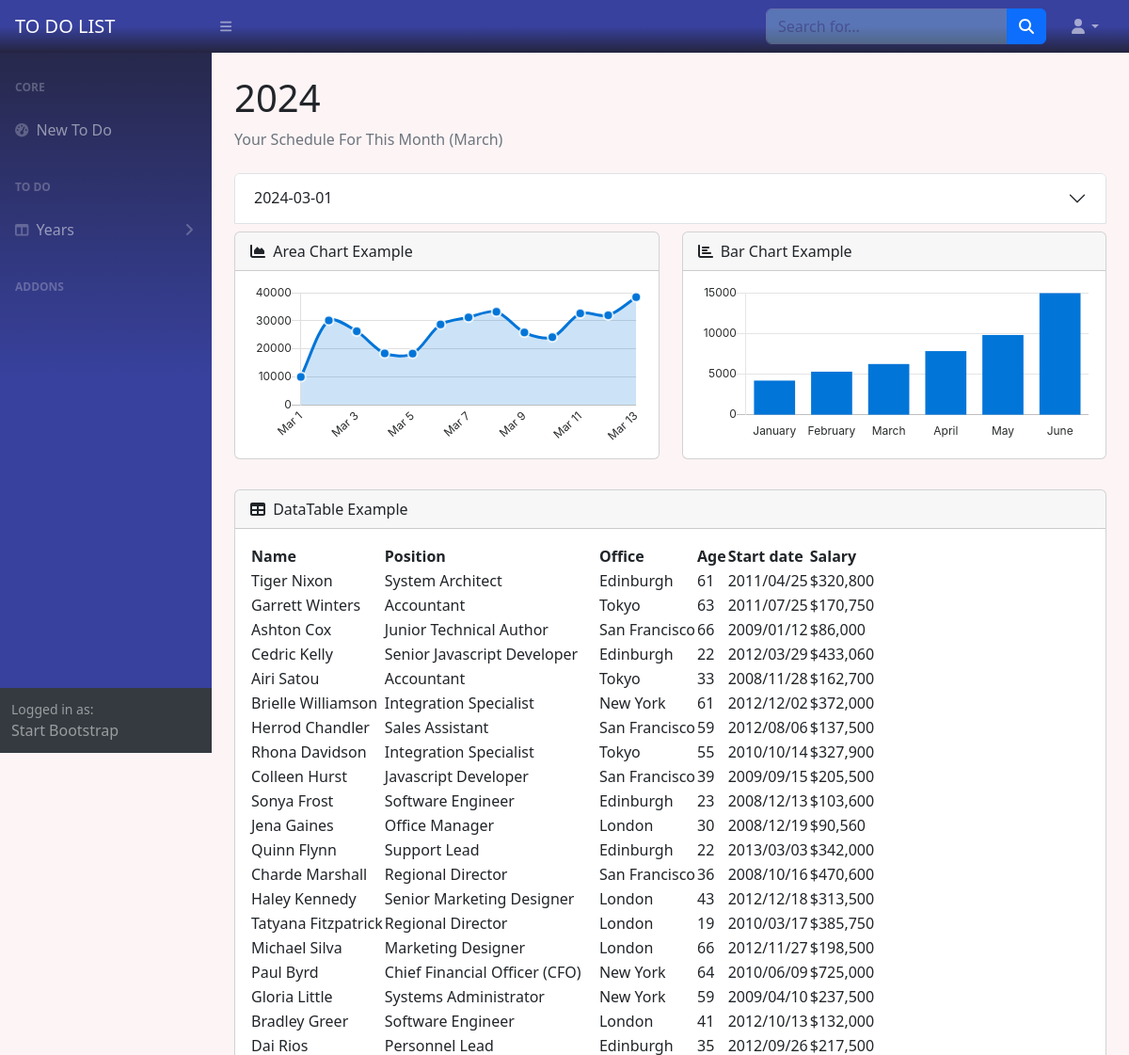
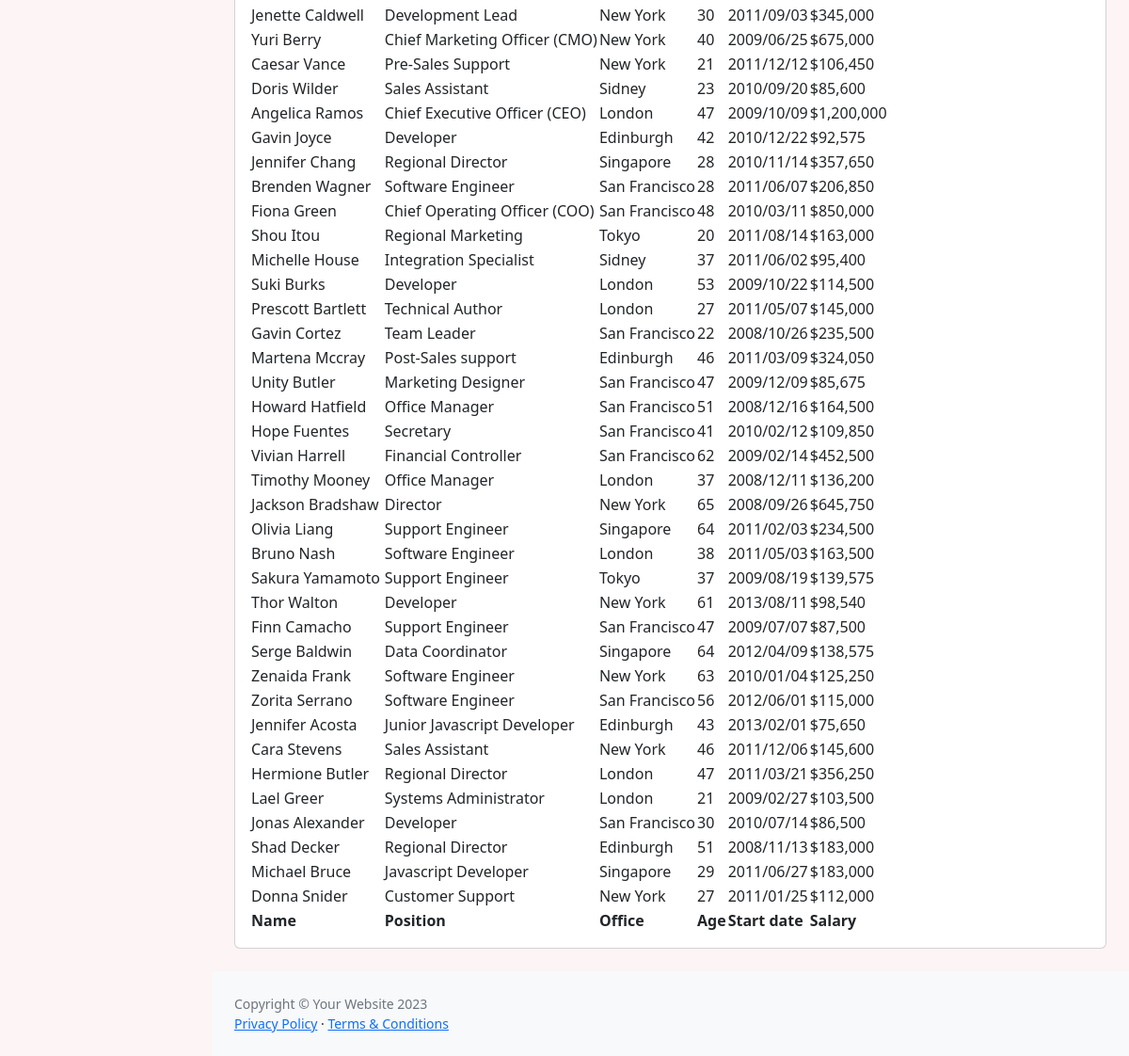
Before: /home (signed in) with the older database file (2 pictures, top to bottom).
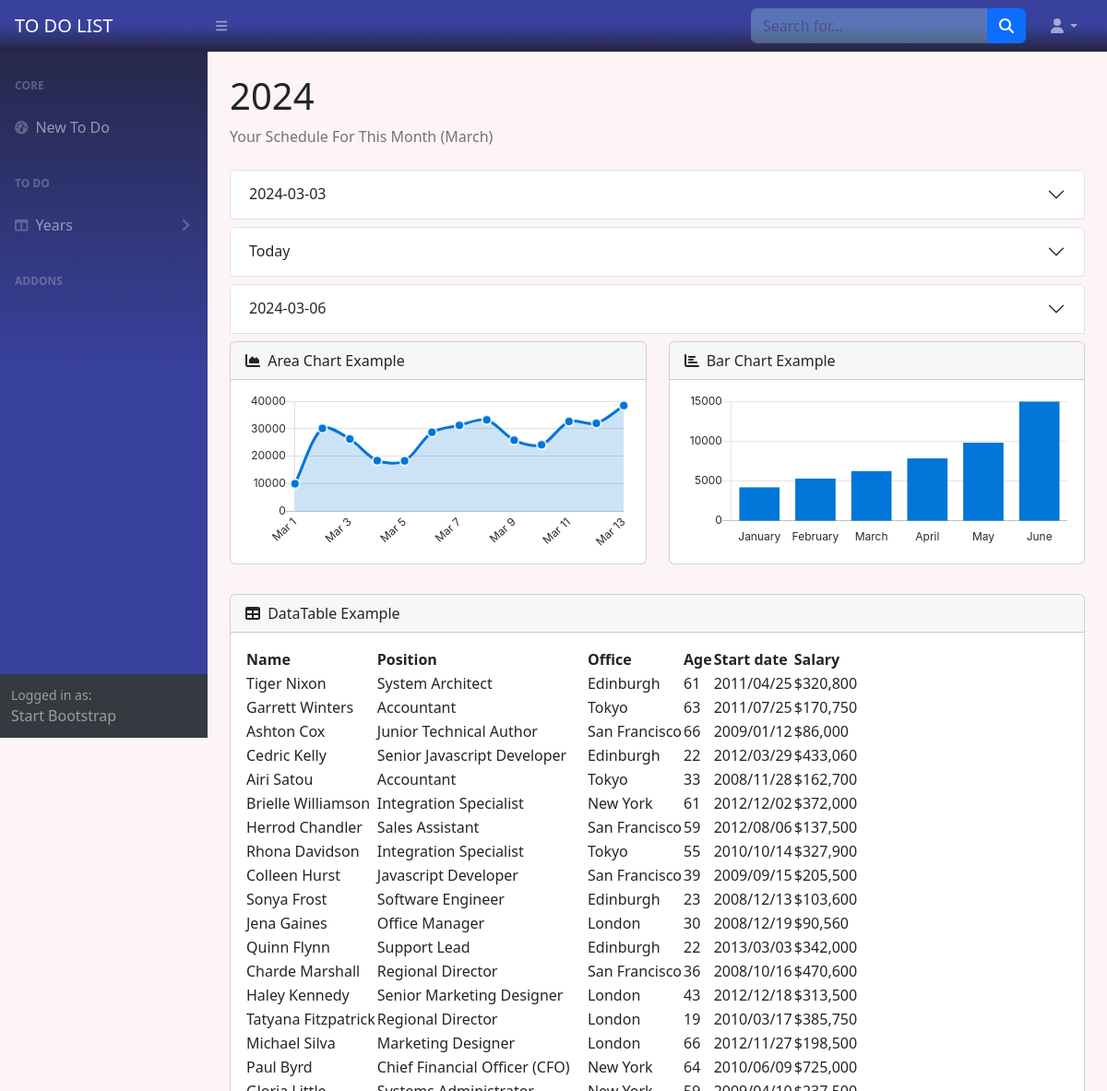
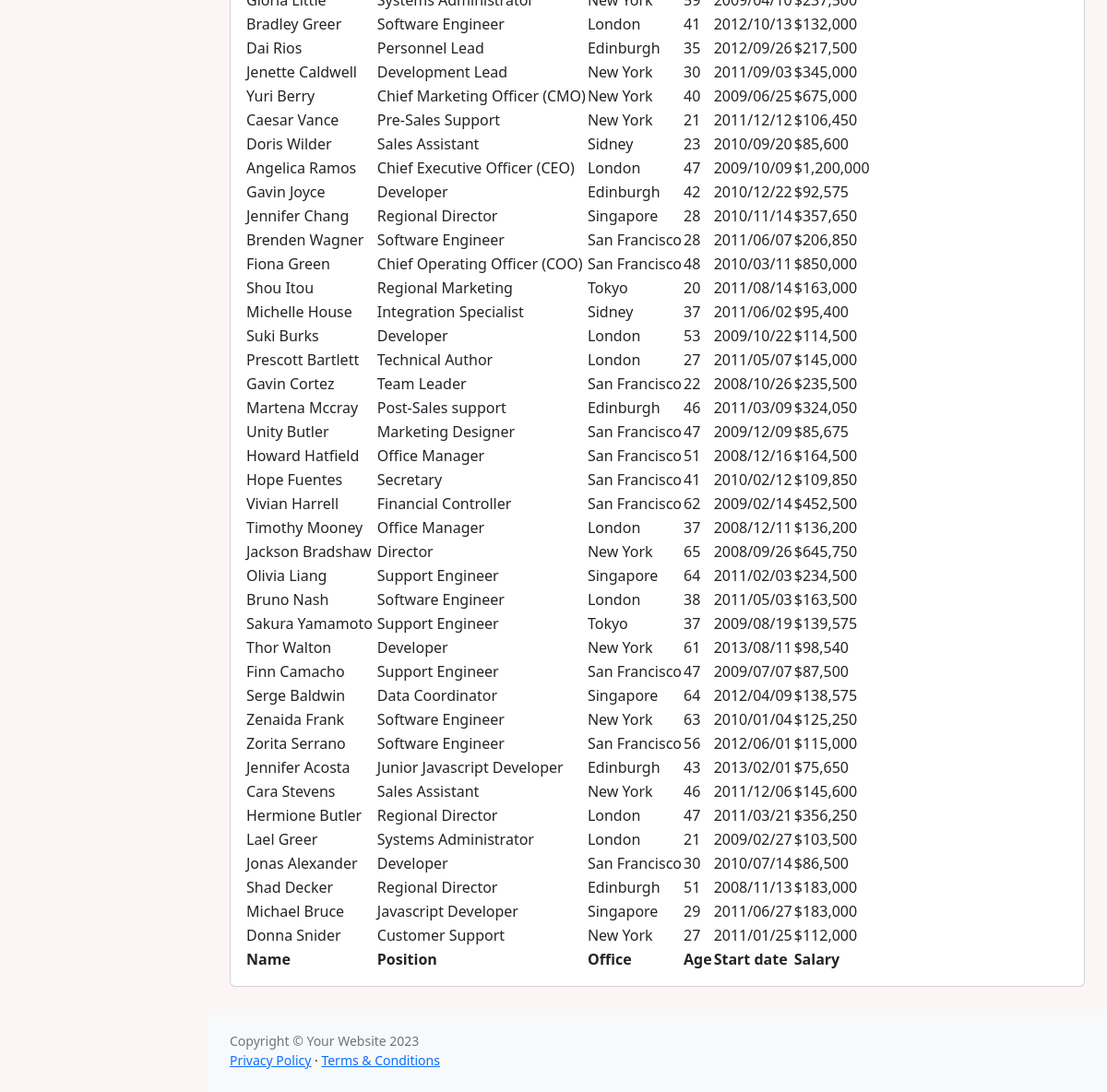
After: the same page with the newer database file (2 pictures, top to bottom).
### test.py (models this page shows)
class Todos(UserMixin, db.Model):
    id = db.Column(db.Integer, primary_key=True)
    user_id = db.Column(db.Integer, nullable=False)
    title = db.Column(db.String(50), nullable=False)
    info = db.Column(db.String(50), nullable=True)
    due_date = db.Column(db.String)
    done = db.Column(db.Boolean, nullable=True)
    favorites = db.Column(db.Boolean)

### test.py (the view)
@app.route("/home", methods=["GET", "POST"])
def home():
    global EMAIL_SENT_DATE
    all_years = []
    unique_todo_date = []
    unique_done_date = []
    todo_date = []
    done_date = []
    result = db.session.execute(db.select(Todos))
    all_todos = result.scalars().all()
    result = db.session.execute(db.select(Done))
    all_dones = result.scalars().all()
    for i in all_todos:
        if i.user_id == current_user.id:
            if f"{i.due_date.split('-')[0]}-{i.due_date.split('-')[1]}" == f"{CURRENT_YEAR}-{CURRENT_MONTH}":
                todo_date.append(i.due_date)
                unique_todo_date = list(set(todo_date))
    for i in all_dones:
        if i.user_id == current_user.id:
            if f"{i.due_date.split('-')[0]}-{i.due_date.split('-')[1]}" == f"{CURRENT_YEAR}-{CURRENT_MONTH}":
                done_date.append(i.due_date)
                unique_done_date = list(set(done_date))
    if todo_date:
        unique_todo_date.sort(key=lambda x: dt.datetime.strptime(x, '%Y-%m-%d'))
    if done_date:
        unique_done_date.sort(key=lambda x: dt.datetime.strptime(x, '%Y-%m-%d'))
    tomorrow_todos = []
    x = []
    nothing_for_this_month = ''
    for date in all_todos:
        if date.user_id == current_user.id:
            if date.due_date == TOMORROW.strftime('%Y-%m-%d'):
                tomorrow_todos = db.session.execute(
                    db.select(Todos).where(Todos.due_date == TOMORROW.strftime('%Y-%m-%d'))).scalars().all()
            x.append(f'{"".join(date.due_date).split("-")[0]}-{"".join(date.due_date).split("-")[1]}')
            year = "".join(date.due_date).split('-')[0]
            all_years.append(year)
    if not f'{CURRENT_YEAR}-{CURRENT_MONTH}' in x:
        nothing_for_this_month = True
    if tomorrow_todos:
        todo_title = ''
        for item in tomorrow_todos:
            if item.user_id == current_user.id:
                todo_title += f"""
                                <li class="mb-2">{item.info}.</li>
                            """
        if not EMAIL_SENT_DATE == TODAY:
            EMAIL_SENT_DATE = TODAY
    else:
        pass
    for date in all_dones:
        year = "".join(date.due_date).split('-')[0]
        all_years.append(year)
    return render_template('index.html', todos=all_todos, dones=all_dones,
                           user=current_user, unique_done_date=unique_done_date, unique_todo_date=unique_todo_date,
                           today=TODAY, nothing_for_this_month=nothing_for_this_month,
                           years=sorted(list(set(all_years))), datetime=dt.datetime)

### test.py (called while the page is built)
@login_manager.user_loader
def load_user(user_id):
    return db.get_or_404(User, user_id)

### templates/index.html (shortened to what the changed rows need)
{%include 'header.html'%}
<main>
    <div class="container-fluid px-4 ">
        <h1 class="mt-4 ">{{datetime.now().strftime("%Y")}}</h1>
        {%for date in unique_todo_date%}
        <div class="accordion my-2" id="accordionTodo{{date}}">
                <div class="accordion-item">
                    {%if date == today%}
                        <h2 class="accordion-header">
                            <button class="accordion-button collapsed" type="button" data-bs-toggle="collapse"
                                    data-bs-target="#collapseTodo{{date}}"
                                    aria-expanded="false" aria-controls="collapseTodo{{date}}">
                                Today
                            </button>
                        </h2>
                    {%else%}
                        <h2 class="accordion-header">
                          <button class="accordion-button collapsed" type="button" data-bs-toggle="collapse"
                                  data-bs-target="#collapseTodo{{date}}" aria-expanded="false"
                                  aria-controls="collapseTodo{{date}}">
                            {{date}}
                          </button>
                        </h2>
                    {%endif%}
                </div>
    {%endfor%}
        <div class="card mb-4">
            <div class="card-body">
                <table id="datatablesSimple">
                    <thead>
                        <tr>
                            <th>Name</th>
                            <th>Position</th>
                            <th>Office</th>
                            <th>Age</th>
                            <th>Start date</th>
                            <th>Salary</th>
                        </tr>
                    </thead>
                    <tfoot>
                        <tr>
                            <th>Name</th>
                            <th>Position</th>
                            <th>Office</th>
                            <th>Age</th>
                            <th>Start date</th>
                            <th>Salary</th>
                        </tr>
                    </tfoot>
                </table>
            </div>
        </div>
    </div>
</main>
{%include 'footer.html'%}

Changed rows visible on the page:
removed Todos: due_date "2024-03-01"
added Todos: due_date "2024-03-03"
added Todos: due_date "2024-03-06"
